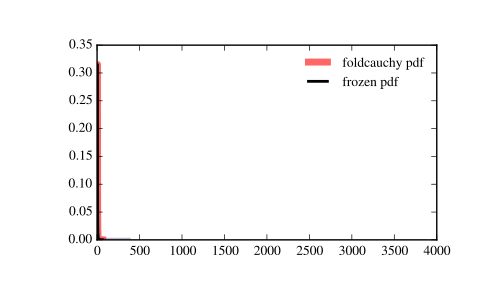

Write the Python code that produced this figure.
from scipy.stats import foldcauchy
import matplotlib.pyplot as plt
fig, ax = plt.subplots(1, 1)

# Calculate a few first moments:

c = 4.72
mean, var, skew, kurt = foldcauchy.stats(c, moments='mvsk')

# Display the probability density function (``pdf``):

x = np.linspace(foldcauchy.ppf(0.01, c),
                foldcauchy.ppf(0.99, c), 100)
ax.plot(x, foldcauchy.pdf(x, c),
       'r-', lw=5, alpha=0.6, label='foldcauchy pdf')

# Alternatively, the distribution object can be called (as a function)
# to fix the shape, location and scale parameters. This returns a "frozen"
# RV object holding the given parameters fixed.

# Freeze the distribution and display the frozen ``pdf``:

rv = foldcauchy(c)
ax.plot(x, rv.pdf(x), 'k-', lw=2, label='frozen pdf')

# Check accuracy of ``cdf`` and ``ppf``:

vals = foldcauchy.ppf([0.001, 0.5, 0.999], c)
np.allclose([0.001, 0.5, 0.999], foldcauchy.cdf(vals, c))
# True

# Generate random numbers:

r = foldcauchy.rvs(c, size=1000)

# And compare the histogram:

ax.hist(r, normed=True, histtype='stepfilled', alpha=0.2)
ax.legend(loc='best', frameon=False)
plt.show()
